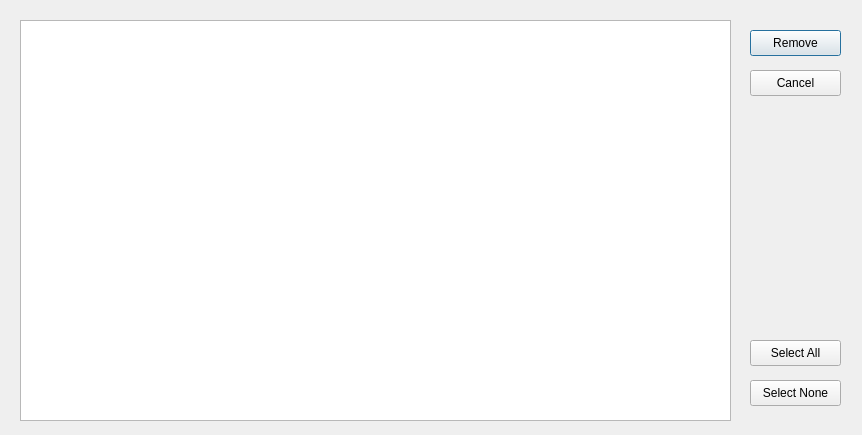
<?xml version="1.0" encoding="UTF-8"?>
<ui version="4.0">
 <class>ListFlags</class>
 <widget class="QDialog" name="ListFlags">
  <property name="geometry">
   <rect>
    <x>0</x>
    <y>0</y>
    <width>862</width>
    <height>435</height>
   </rect>
  </property>
  <property name="windowTitle">
   <string>List and Remove Flags</string>
  </property>
  <widget class="QListWidget" name="lw_Flags">
   <property name="geometry">
    <rect>
     <x>20</x>
     <y>20</y>
     <width>711</width>
     <height>401</height>
    </rect>
   </property>
   <property name="selectionMode">
    <enum>QAbstractItemView::SelectionMode::MultiSelection</enum>
   </property>
  </widget>
  <widget class="QPushButton" name="btn_Remove">
   <property name="geometry">
    <rect>
     <x>750</x>
     <y>30</y>
     <width>91</width>
     <height>26</height>
    </rect>
   </property>
   <property name="text">
    <string>Remove</string>
   </property>
  </widget>
  <widget class="QPushButton" name="btn_Cancel">
   <property name="geometry">
    <rect>
     <x>750</x>
     <y>70</y>
     <width>91</width>
     <height>26</height>
    </rect>
   </property>
   <property name="text">
    <string>Cancel</string>
   </property>
  </widget>
  <widget class="QPushButton" name="btn_SelectAll">
   <property name="geometry">
    <rect>
     <x>750</x>
     <y>340</y>
     <width>91</width>
     <height>26</height>
    </rect>
   </property>
   <property name="text">
    <string>Select All</string>
   </property>
  </widget>
  <widget class="QPushButton" name="btn_SelectNone">
   <property name="geometry">
    <rect>
     <x>750</x>
     <y>380</y>
     <width>91</width>
     <height>26</height>
    </rect>
   </property>
   <property name="text">
    <string>Select None</string>
   </property>
  </widget>
 </widget>
 <resources/>
 <connections>
  <connection>
   <sender>btn_Cancel</sender>
   <signal>clicked()</signal>
   <receiver>ListFlags</receiver>
   <slot>reject()</slot>
   <hints>
    <hint type="sourcelabel">
     <x>795</x>
     <y>82</y>
    </hint>
    <hint type="destinationlabel">
     <x>430</x>
     <y>217</y>
    </hint>
   </hints>
  </connection>
 </connections>
</ui>
